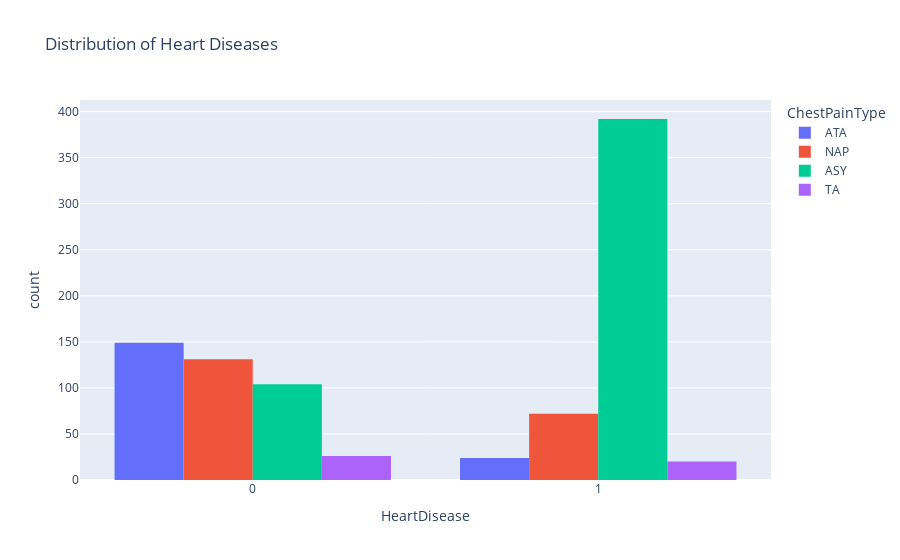

The notebook cell saved with this chart:
### Code cell
# Shows the Distribution of Heat Diseases with respect to ChestPainType
fig=px.histogram(df, 
                 x="HeartDisease",
                 color="ChestPainType",
                 hover_data=df.columns,
                 title="Distribution of Heart Diseases",
                 barmode="group")
fig.show()

### Figure 1 — Plotly figure (JSON) as saved in the notebook; plotly's stock layout.template omitted (floating-point values rounded to 4 significant figures; data arrays with more than 128 entries replaced by an {"elided": "..."} marker saying what was removed)
{"data": [{"alignmentgroup": "True", "bingroup": "x", "hovertemplate": "ChestPainType=ATA<br>HeartDisease=%{x}<br>count=%{y}<extra></extra>", "legendgroup": "ATA", "marker": {"color": "#636efa", "pattern": {"shape": ""}}, "name": "ATA", "offsetgroup": "ATA", "orientation": "v", "showlegend": true, "type": "histogram", "x": {"elided": "173 int values"}, "xaxis": "x", "yaxis": "y"}, {"alignmentgroup": "True", "bingroup": "x", "hovertemplate": "ChestPainType=NAP<br>HeartDisease=%{x}<br>count=%{y}<extra></extra>", "legendgroup": "NAP", "marker": {"color": "#EF553B", "pattern": {"shape": ""}}, "name": "NAP", "offsetgroup": "NAP", "orientation": "v", "showlegend": true, "type": "histogram", "x": {"elided": "203 int values"}, "xaxis": "x", "yaxis": "y"}, {"alignmentgroup": "True", "bingroup": "x", "hovertemplate": "ChestPainType=ASY<br>HeartDisease=%{x}<br>count=%{y}<extra></extra>", "legendgroup": "ASY", "marker": {"color": "#00cc96", "pattern": {"shape": ""}}, "name": "ASY", "offsetgroup": "ASY", "orientation": "v", "showlegend": true, "type": "histogram", "x": {"elided": "496 int values"}, "xaxis": "x", "yaxis": "y"}, {"alignmentgroup": "True", "bingroup": "x", "hovertemplate": "ChestPainType=TA<br>HeartDisease=%{x}<br>count=%{y}<extra></extra>", "legendgroup": "TA", "marker": {"color": "#ab63fa", "pattern": {"shape": ""}}, "name": "TA", "offsetgroup": "TA", "orientation": "v", "showlegend": true, "type": "histogram", "x": [0, 1, 0, 1, 1, 0, 0, 0, 0, 1, 0, 1, 1, 1, 1, 1, 0, 1, 1, 1, 0, 1, 0, 1, 0, 0, 1, 0, 0, 0, 0, 0, 0, 0, 1, 1, 0, 0, 0, 0, 1, 0, 0, 1, 0, 1], "xaxis": "x", "yaxis": "y"}], "layout": {"autosize": true, "barmode": "group", "legend": {"title": {"text": "ChestPainType"}, "tracegroupgap": 0}, "title": {"text": "Distribution of Heart Diseases"}, "xaxis": {"anchor": "y", "autorange": true, "domain": [0, 1], "range": [-0.5, 1.5], "title": {"text": "HeartDisease"}, "type": "linear"}, "yaxis": {"anchor": "x", "autorange": true, "domain": [0, 1], "range": [0, 412.6], "title": {"text": "count"}}}}
